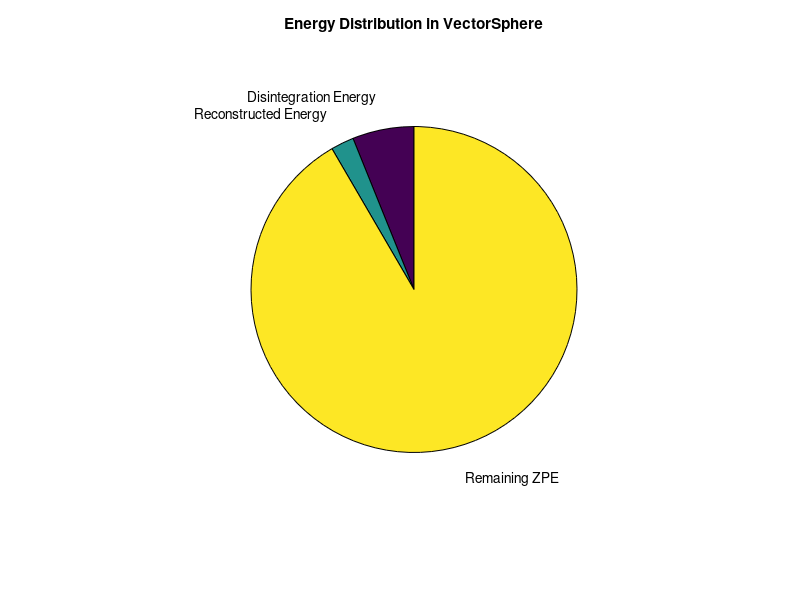

The MATLAB script that drew this image:
clc;
clear;
close all;

% Constants and Initializations
missile_mass = 1000; % in kg
missile_velocity = [500, 0, 0]; % in m/s
missile_energy = 0.5 * missile_mass * norm(missile_velocity)^2; % Kinetic energy in Joules
zpe_available = 2.5e+09; % ZPE available in Joules
barrier_position = [0, 0, 0];

% Efficiency Parameters
disintegration_efficiency = 0.8; % 80% efficient plasma disintegration
reconstruction_efficiency = 0.75; % 75% efficient reconstruction

% Debugging: Initial Values
fprintf('Initial Missile Energy: %.2e Joules\n', missile_energy);
fprintf('Initial ZPE Available: %.2e Joules\n', zpe_available);

% Plasma Disintegration
energy_required_disintegration = missile_energy / disintegration_efficiency;
fprintf('Energy Required for Disintegration: %.2e Joules\n', energy_required_disintegration);

if zpe_available >= energy_required_disintegration
    fprintf('Disintegration successful!\n');
    zpe_available = zpe_available - energy_required_disintegration;
    disintegrated_material = missile_mass; % Assume full disintegration into plasma
else
    fprintf('ZPE insufficient for disintegration.\n');
    disintegrated_material = 0;
end
fprintf('Remaining ZPE After Disintegration: %.2e Joules\n', zpe_available);

% Reconstruction
if disintegrated_material > 0
    % Reconstruct materials into useful outputs
    energy_for_reconstruction = energy_required_disintegration * reconstruction_efficiency;
    fprintf('Energy Available for Reconstruction: %.2e Joules\n', energy_for_reconstruction);
    
    reconstructed_energy = energy_for_reconstruction * 0.5; % Half stored as clean energy
    oxygen_produced = (energy_for_reconstruction * 0.5) / 200; % Arbitrary factor for oxygen production
    
    fprintf('Reconstruction successful!\n');
    fprintf('Clean Energy Stored: %.2e Joules\n', reconstructed_energy);
    fprintf('Fresh Oxygen Produced: %.2f kg\n', oxygen_produced);
else
    fprintf('Reconstruction failed due to lack of disintegrated materials.\n');
    reconstructed_energy = 0;
    oxygen_produced = 0;
end

% Debugging: Final Energy States
fprintf('Final ZPE Available: %.2e Joules\n', zpe_available);
fprintf('Clean Energy Stored: %.2e Joules\n', reconstructed_energy);
fprintf('Fresh Oxygen Produced: %.2f kg\n', oxygen_produced);

% Visualization
figure;
labels = {'Disintegration Energy', 'Reconstructed Energy', 'Remaining ZPE'};
values = [energy_required_disintegration, reconstructed_energy, zpe_available];
pie(values, labels);
title('Energy Distribution in VectorSphere');

% Final Output Summary
fprintf('Final Results:\n');
fprintf(' - Disintegration Energy: %.2e Joules\n', energy_required_disintegration);
fprintf(' - Reconstructed Energy: %.2e Joules\n', reconstructed_energy);
fprintf(' - Remaining ZPE: %.2e Joules\n', zpe_available);
fprintf(' - Fresh Oxygen Produced: %.2f kg\n', oxygen_produced);